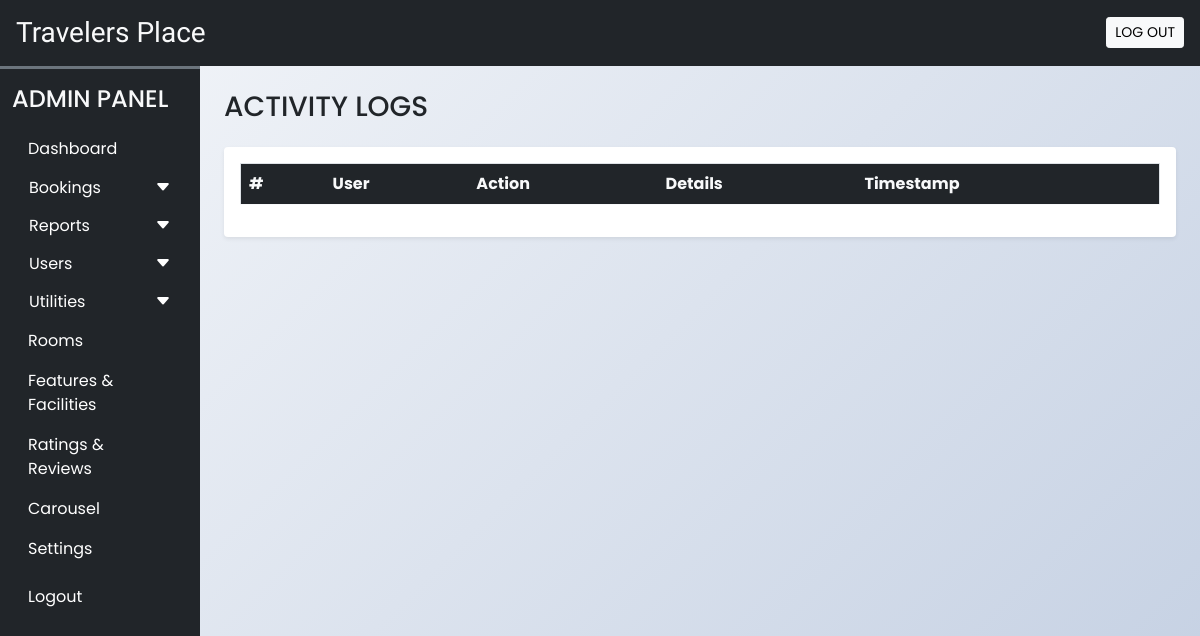
The app's page /admin/activity_logs.php (signed in), older data.
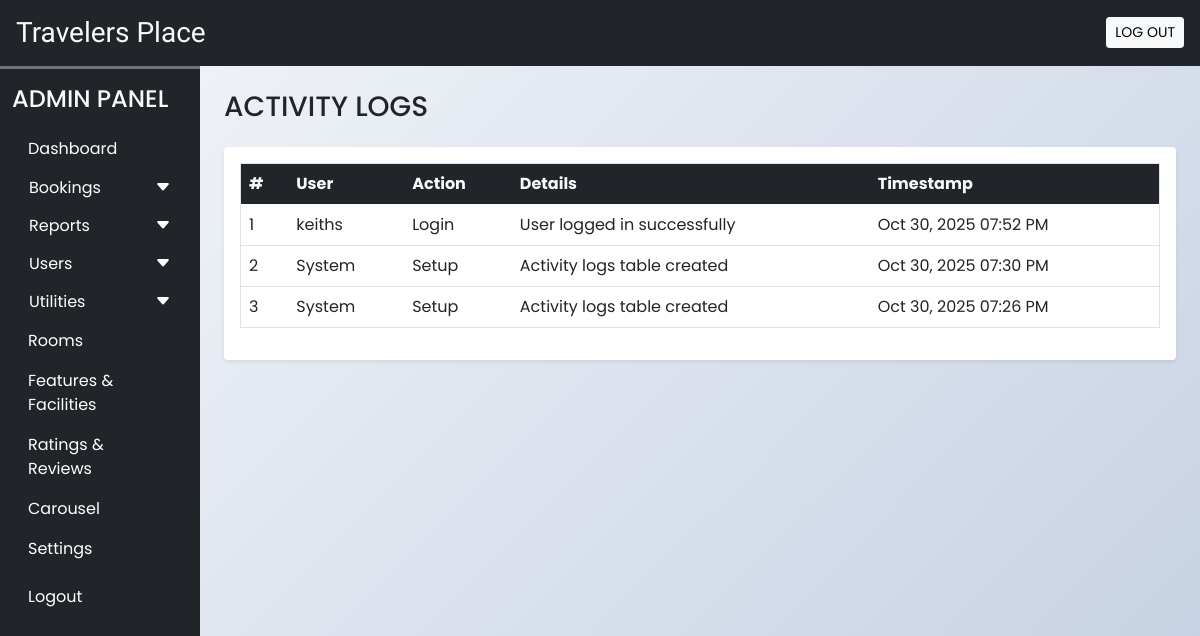
The same page, newer data.
### tables this page shows
CREATE TABLE `activity_logs` (
  `id` int(11) NOT NULL AUTO_INCREMENT,
  `user_id` int(11) DEFAULT NULL,
  `user_name` varchar(100) NOT NULL,
  `action` varchar(100) NOT NULL,
  `details` text DEFAULT NULL,
  `ip_address` varchar(45) DEFAULT NULL,
  `user_agent` text DEFAULT NULL,
  `created_at` timestamp NOT NULL DEFAULT current_timestamp(),
  PRIMARY KEY (`id`),
  KEY `idx_user_id` (`user_id`),
  KEY `idx_created_at` (`created_at`)
);

### admin/inc/db_config.php (called while the page is built, shortened)
<?php
  function selectAll($table)
  {
    $con = $GLOBALS['con'];
    $res = mysqli_query($con,"SELECT * FROM $table");
    return $res;
  }
?>

### admin/activity_logs.php (the view, shortened to what this page needs)
<?php
require('inc/db_config.php');
?>
<!DOCTYPE html>
<html lang="en">
<head>
  <?php require('inc/links.php'); ?>
  <link rel="stylesheet" href="https://cdn.datatables.net/1.13.6/css/dataTables.bootstrap5.min.css">
</head>
<body class="bg-light">
  <?php require('inc/header.php'); ?>
  <div class="container-fluid" id="main-content">
    <div class="row">
      <div class="col-lg-10 ms-auto p-4 overflow-hidden">
        <h3 class="mb-4">ACTIVITY LOGS</h3>
        <div class="card border-0 shadow-sm mb-4">
          <div class="card-body">
            <div class="table-responsive">
              <table class="table table-hover border" id="logs-table">
                <thead>
                  <tr class="bg-dark text-light">
                    <th>#</th>
                    <th>User</th>
                    <th>Action</th>
                    <th>Details</th>
                    <th>Timestamp</th>
                  </tr>
                </thead>
                <tbody>
                  <?php
                  $res = selectAll('activity_logs ORDER BY created_at DESC');
                  $i = 1;
                  while($row = mysqli_fetch_assoc($res)) {
                    echo "
                    <tr>
                      <td>$i</td>
                      <td>" . htmlspecialchars($row['user_name']) . "</td>
                      <td>" . htmlspecialchars($row['action']) . "</td>
                      <td>" . htmlspecialchars($row['details']) . "</td>
                      <td>" . date('M d, Y h:i A', strtotime($row['created_at'])) . "</td>
                    </tr>
                    ";
                    $i++;
                  }
                  ?>
                </tbody>
              </table>
            </div>
          </div>
        </div>
      </div>
    </div>
  </div>
</body>
</html>

Row changes from the older to the newer data that the page shows:
added activity_logs: user_name "keiths", action "Login", details "User logged in successfully", created_at "Oct 30, 2025 07:52 PM"
added activity_logs: user_name "System", action "Setup", details "Activity logs table created", created_at "Oct 30, 2025 07:30 PM"
added activity_logs: user_name "System", action "Setup", details "Activity logs table created", created_at "Oct 30, 2025 07:26 PM"
